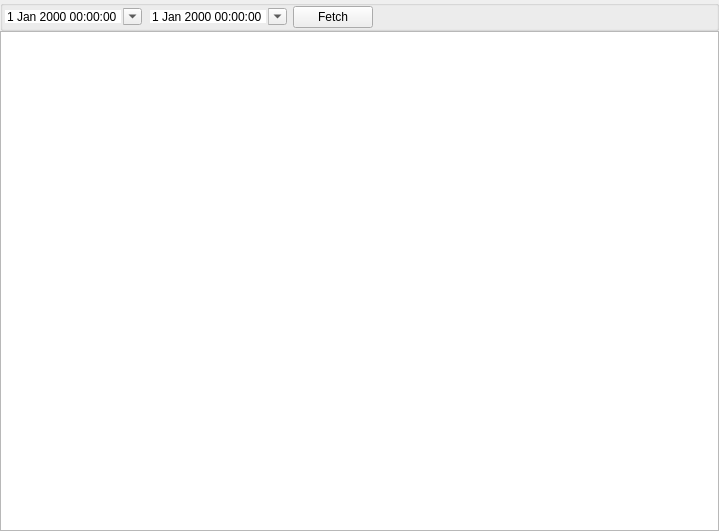
<?xml version="1.0" encoding="UTF-8"?>
<ui version="4.0">
 <class>TreeWidgetO</class>
 <widget class="QWidget" name="TreeWidgetO">
  <property name="geometry">
   <rect>
    <x>0</x>
    <y>0</y>
    <width>719</width>
    <height>531</height>
   </rect>
  </property>
  <property name="windowTitle">
   <string/>
  </property>
  <layout class="QGridLayout" name="gridLayout">
   <property name="leftMargin">
    <number>0</number>
   </property>
   <property name="topMargin">
    <number>0</number>
   </property>
   <property name="rightMargin">
    <number>0</number>
   </property>
   <property name="bottomMargin">
    <number>0</number>
   </property>
   <property name="spacing">
    <number>0</number>
   </property>
   <item row="1" column="0">
    <widget class="TreeView" name="treeViewO"/>
   </item>
   <item row="0" column="0">
    <widget class="QGroupBox" name="treeGroupO">
     <property name="sizePolicy">
      <sizepolicy hsizetype="Preferred" vsizetype="Preferred">
       <horstretch>0</horstretch>
       <verstretch>0</verstretch>
      </sizepolicy>
     </property>
     <property name="title">
      <string/>
     </property>
     <layout class="QHBoxLayout" name="horizontalLayout_2">
      <property name="spacing">
       <number>-1</number>
      </property>
      <property name="leftMargin">
       <number>0</number>
      </property>
      <property name="topMargin">
       <number>0</number>
      </property>
      <property name="rightMargin">
       <number>0</number>
      </property>
      <property name="bottomMargin">
       <number>0</number>
      </property>
      <item>
       <widget class="DateTimeEdit" name="start">
        <property name="frame">
         <bool>false</bool>
        </property>
        <property name="calendarPopup">
         <bool>true</bool>
        </property>
       </widget>
      </item>
      <item>
       <widget class="DateTimeEdit" name="end">
        <property name="frame">
         <bool>false</bool>
        </property>
        <property name="calendarPopup">
         <bool>true</bool>
        </property>
       </widget>
      </item>
      <item>
       <widget class="QPushButton" name="pBtnFetch">
        <property name="text">
         <string>Fetch</string>
        </property>
       </widget>
      </item>
      <item>
       <spacer name="horizontalSpacer_3">
        <property name="orientation">
         <enum>Qt::Orientation::Horizontal</enum>
        </property>
        <property name="sizeHint" stdset="0">
         <size>
          <width>516</width>
          <height>17</height>
         </size>
        </property>
       </spacer>
      </item>
     </layout>
    </widget>
   </item>
  </layout>
 </widget>
 <customwidgets>
  <customwidget>
   <class>TreeView</class>
   <extends>QTreeView</extends>
   <header location="global">widget/treeview.h</header>
  </customwidget>
  <customwidget>
   <class>DateTimeEdit</class>
   <extends>QDateTimeEdit</extends>
   <header location="global">widget/datetimeedit.h</header>
  </customwidget>
 </customwidgets>
 <resources/>
 <connections/>
</ui>
